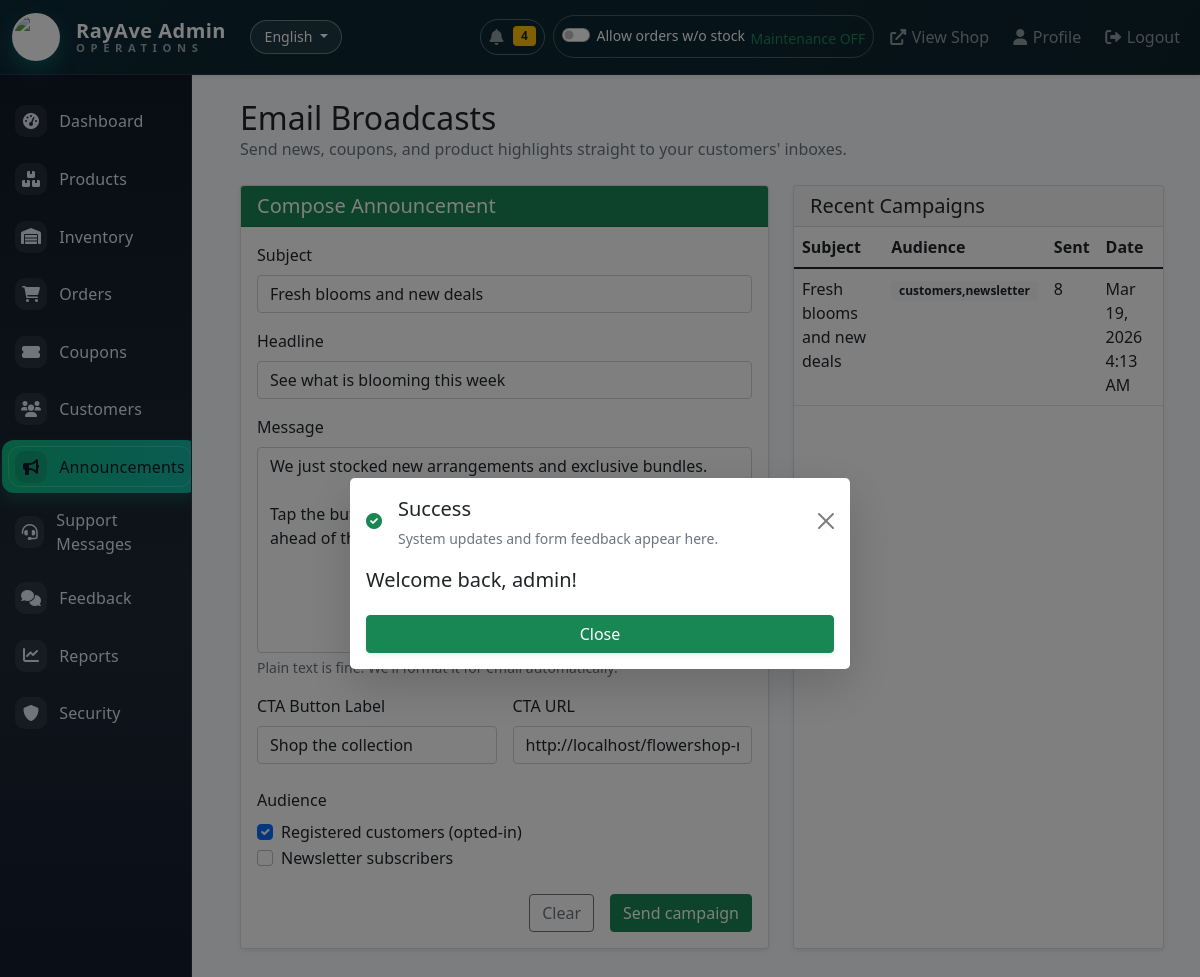
Page /admin/broadcast.php (signed in) on the committed database.
### tables this page shows
CREATE TABLE `shipping_settings` (
  `id` tinyint unsigned NOT NULL,
  `per_km_rate` decimal(10,2) NOT NULL DEFAULT '10.00',
  `per_mile_rate` decimal(10,2) NOT NULL DEFAULT '16.09',
  `base_fee` decimal(10,2) NOT NULL DEFAULT '0.00',
  `minimum_fee` decimal(10,2) NOT NULL DEFAULT '0.00',
  `zone_roxas_fee` decimal(10,2) NOT NULL DEFAULT '0.00',
  `zone_oriental_fee` decimal(10,2) NOT NULL DEFAULT '0.00',
  `zone_out_province_fee` decimal(10,2) NOT NULL DEFAULT '0.00',
  `calculation_unit` enum('km','mile') NOT NULL DEFAULT 'km',
  `google_maps_api_key` varchar(255) DEFAULT NULL,
  `allow_out_of_stock_orders` tinyint(1) NOT NULL DEFAULT '0',
  `updated_by` int unsigned DEFAULT NULL,
  `updated_at` timestamp NULL DEFAULT CURRENT_TIMESTAMP ON UPDATE CURRENT_TIMESTAMP,
  PRIMARY KEY (`id`)
);

CREATE TABLE `email_campaign_logs` (
  `id` int unsigned NOT NULL AUTO_INCREMENT,
  `admin_id` int unsigned DEFAULT NULL,
  `subject` varchar(255) NOT NULL,
  `segments` varchar(255) NOT NULL,
  `sent_count` int unsigned NOT NULL DEFAULT '0',
  `fail_count` int unsigned NOT NULL DEFAULT '0',
  `created_at` timestamp NOT NULL DEFAULT CURRENT_TIMESTAMP,
  `updated_at` timestamp NOT NULL DEFAULT CURRENT_TIMESTAMP ON UPDATE CURRENT_TIMESTAMP,
  PRIMARY KEY (`id`),
  KEY `idx_email_campaign_admin` (`admin_id`),
  KEY `idx_email_campaign_created_at` (`created_at`)
);

### admin/broadcast.php (the view, shortened to what the rows shown need)
<?php
require_once '../includes/config.php';
require_once '../includes/functions.php';
try {
    $logsStmt = $pdo->query('SELECT e.*, u.username FROM email_campaign_logs e LEFT JOIN users u ON e.admin_id = u.id ORDER BY e.created_at DESC LIMIT 6');
    $recentLogs = $logsStmt->fetchAll(PDO::FETCH_ASSOC);
} catch (PDOException $e) {
    if ($e->getCode() === '42S02') {
        ensureEmailCampaignLogsTable();
        $logsStmt = $pdo->query('SELECT e.*, u.username FROM email_campaign_logs e LEFT JOIN users u ON e.admin_id = u.id ORDER BY e.created_at DESC LIMIT 6');
        $recentLogs = $logsStmt->fetchAll(PDO::FETCH_ASSOC);
    } else {
        throw $e;
    }
}
include 'includes/header.php';
?>
<div class="container-fluid py-4">
    <div class="d-flex justify-content-between align-items-center mb-4">
        <div>
            <h2 class="mb-0">Email Broadcasts</h2>
        </div>
    </div>
    <div class="row g-4">
        <div class="col-lg-5">
            <div class="card shadow-sm h-100">
                <div class="card-body p-0">
                    <?php if (empty($recentLogs)): ?>
                        <div class="p-4 text-muted">No campaigns sent yet.</div>
                    <?php else: ?>
                        <div class="table-responsive">
                            <table class="table mb-0">
                                <thead>
                                    <tr>
                                        <th>Subject</th>
                                        <th>Audience</th>
                                        <th>Sent</th>
                                        <th>Date</th>
                                    </tr>
                                </thead>
                                <tbody>
                                    <?php foreach ($recentLogs as $log): ?>
                                        <tr>
                                            <td class="fw-semibold"><?php echo htmlspecialchars($log['subject']); ?></td>
                                            <td><span class="badge bg-light text-dark"><?php echo htmlspecialchars($log['segments']); ?></span></td>
                                            <td><?php echo (int) $log['sent_count']; ?><?php echo $log['fail_count'] ? ' / ' . (int) $log['fail_count'] . ' failed' : ''; ?></td>
                                            <td><?php echo date('M j, Y g:i A', strtotime($log['created_at'])); ?></td>
                                        </tr>
                                    <?php endforeach; ?>
                                </tbody>
                            </table>
                        </div>
                    <?php endif; ?>
                </div>
            </div>
        </div>
    </div>
</div>
<?php include 'includes/footer.php'; ?>

### admin/includes/header.php (shortened to what the rows shown need)
<?php
$allowOutOfStockOrders = isOutOfStockOrderingEnabled();
?>
<!DOCTYPE html>
<html lang="<?php echo htmlspecialchars(getCurrentLanguage()); ?>">
<head>
    <link href="https://cdn.jsdelivr.net/npm/bootstrap@5.1.3/dist/css/bootstrap.min.css" rel="stylesheet">
    <link rel="stylesheet" href="https://cdnjs.cloudflare.com/ajax/libs/font-awesome/6.0.0/css/all.min.css">
    <link href="https://cdn.jsdelivr.net/npm/bootstrap@5.1.3/dist/css/bootstrap.min.css" rel="stylesheet">
</head>
<body>
    <nav class="navbar navbar-expand-lg navbar-dark admin-navbar sticky-top shadow-sm">
        <div class="container-fluid">
            <div class="collapse navbar-collapse" id="adminTopNav">
                <div class="navbar-nav ms-auto align-items-lg-center gap-lg-2">
                    <form method="POST" action="toggle-ordering-mode.php" class="nav-link nav-pill text-white-50 p-2"
                        style="border: 1px solid rgba(255,255,255,0.25); border-radius: 999px;"
                        data-ordering-override-form>
                        <div class="form-check form-switch text-white mb-0 small">
                            <input class="form-check-input" type="checkbox" role="switch"
                                id="allowOutOfStockSwitch"
                                <?php echo !$allowOutOfStockOrders ? 'checked' : ''; ?>
                                data-ordering-override-toggle>
                            <label class="form-check-label" for="allowOutOfStockSwitch">
                                <span class="d-none d-lg-inline"><?php echo $allowOutOfStockOrders ? 'Allow orders w/o stock' : 'Disallow Orders w/o stock'; ?></span>
                            </label>
                        </div>
                    </form>
                </div>
            </div>
        </div>
    </nav>
    <div class="container-fluid admin-shell">
        <div class="row">
            <main class="col-md-9 ms-sm-auto col-lg-10 px-md-4">

### rows in the picture
email_campaign_logs: subject "Fresh blooms and new deals", segments "customers,newsletter", sent_count "8", created_at "Mar 19, 2026 4:13 AM"

### other values in the picture
currentLanguageLabel() "English"
$adminUnreadNotifications "4"
$_SESSION['success'] "Welcome back, admin!"
